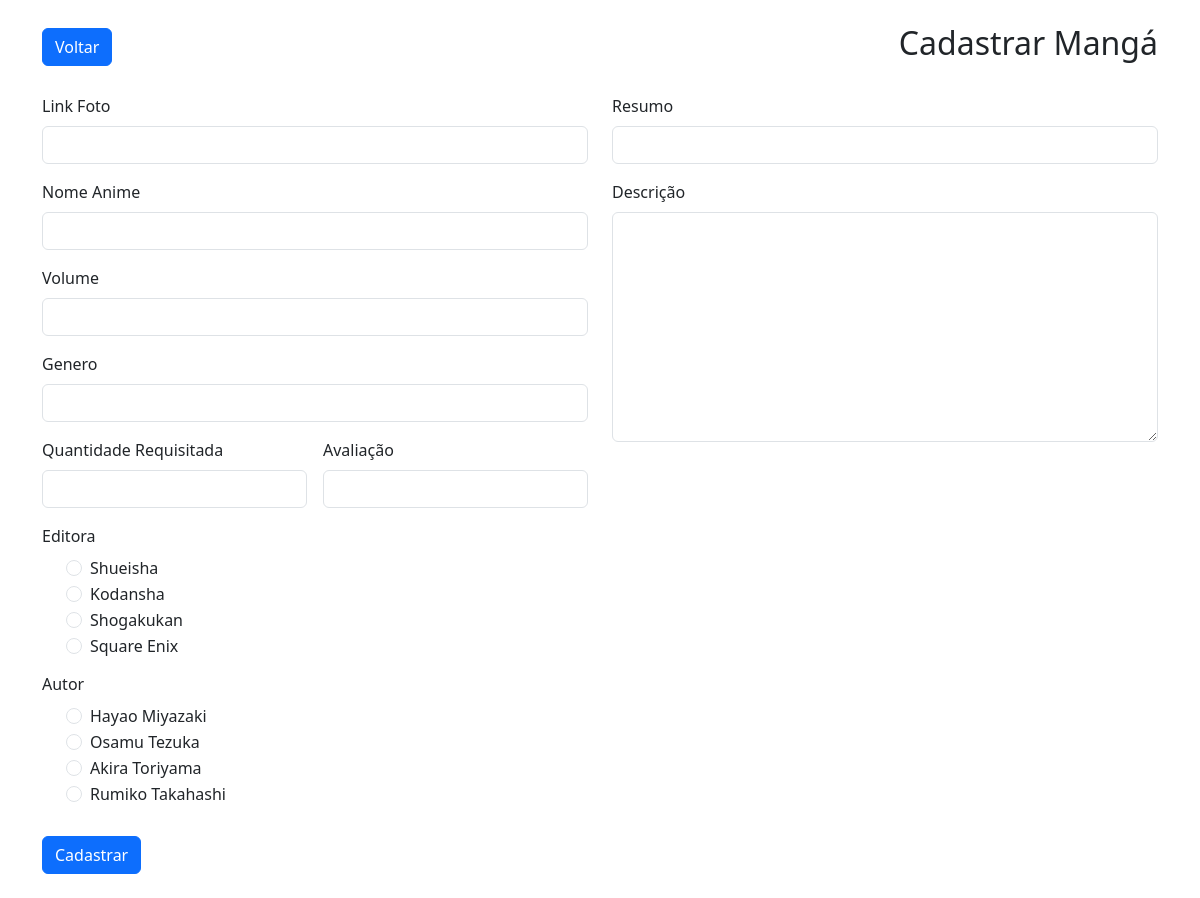
Page /VIEW/cadastrar-manga.php on the earlier database version.
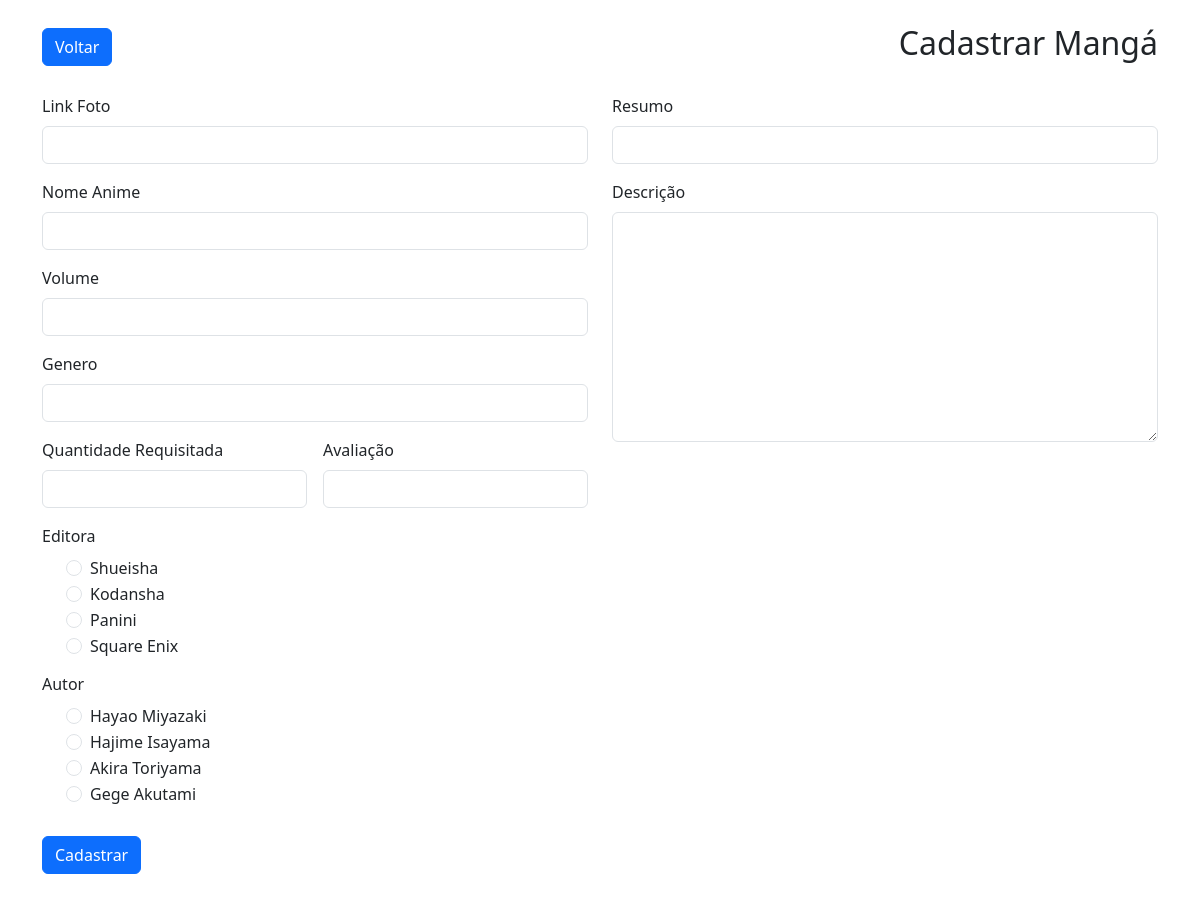
Same page on the later database version.
### tables this page shows
CREATE TABLE `editora` (
    `id` int(11) NOT NULL AUTO_INCREMENT,
    `nome` varchar(50) NOT NULL,
    `cnpj` varchar(14) NOT NULL,
    PRIMARY KEY (`id`)
);

CREATE TABLE `autor` (
    `id` int(11) NOT NULL AUTO_INCREMENT,
    `nome` varchar(50) NOT NULL,
    `idade` int(11) NOT NULL,
    PRIMARY KEY (`id`)
);

### DATA/EditoraDATA.php (called while the page is built, shortened)
<?php
    include_once '../DATA/Conexao.php';
    include_once '../MODEL/Editora.php';
    class EditoraDATA{
        public function Select(){
            $scriptSql = "SELECT * FROM editora WHERE excluido=0;";
            $conexao = Conexao::conectarComDB();
            $todosOsRegistros = $conexao->query($scriptSql);
            foreach($todosOsRegistros as $registroUnico){
                $editora = new \MODEL\Editora();
                $editora->setId($registroUnico['id']);
                $editora->setNome($registroUnico['nome']);
                $editora->setCnpj($registroUnico['cnpj']);
                $listaDeEditoras[] = $editora;
            }
            return isset($listaDeEditoras) ? $listaDeEditoras : NULL;
        }
    }
?>

### BUSINESS/EditoraService.php (called while the page is built, shortened)
<?php
    include_once '../DATA/EditoraDATA.php';
    class EditoraService{
        public function SelectAll(){
            $DataEditora = new \DATA\EditoraDATA;
            $listaDeEditoras = $DataEditora->Select();
            if(isset($listaDeEditoras)){
                return $listaDeEditoras;
            } else {
            }
        }
    }
?>

### DATA/Conexao.php (called while the page is built, shortened)
<?php
    class Conexao{
        private static $dbNome = 'db';
        private static $dbHost = '127.0.0.1';
        private static $dbUsuario = 'root';
        private static $dbSenha = '12345';
        private static $cont = null;
        public static function conectarComDB(){
            if(self::$cont == null){
                try{
                    self::$cont = new PDO("mysql:host=" . self::$dbHost . ";dbname=" . self::$dbNome,  self::$dbUsuario , self::$dbSenha);
                } catch (\PDOException $exception) {
                    die ($exception->getMessage());
                }
            }
            return self::$cont;
        }
        public static function desconectarComDB(){
            self::$cont = null;
            return self::$cont;
        }
}
?>

### MODEL/Editora.php (called while the page is built, shortened)
<?php
    class Editora{
        private ?int $id;
        private ?string $nome;
        public function getId(){
            return $this->id;
        }
        public function setId(int $id){
            $this->id = $id;
        }
        public function getNome(){
            return $this->nome;
        }
        public function setNome(string $nome){
            $this->nome = $nome;
        }
    }

### DATA/AutorDATA.php (called while the page is built, shortened)
<?php
    include_once '../DATA/Conexao.php';
    include_once '../MODEL/Autor.php';
    class AutorDATA
    {
        public function Select()
        {
            $scriptSql = "SELECT * FROM autor WHERE excluido=0;";
            $conexao = Conexao::conectarComDB();
            $todosOsRegistros = $conexao->query($scriptSql);
            foreach($todosOsRegistros as $registroUnico){
                $autor = new \MODEL\Autor();
                $autor->setId($registroUnico['id']);
                $autor->setNome($registroUnico['nome']);
                $autor->setIdade($registroUnico['idade']);
                $listaDeAutores[] = $autor;
            }
            return isset($listaDeAutores) ? $listaDeAutores : NULL;
        }
    }
?>

### BUSINESS/AutorService.php (called while the page is built, shortened)
<?php
    include_once '../DATA/AutorDATA.php';
    class AutorService{
        public function SelectAll(){
            $DataAutor = new \DATA\AutorDATA;
            $listaDeAutores = $DataAutor->Select();
            if(empty($listaDeAutores)){
                echo "nenhum autor cadastrado";
            } else {
                return $listaDeAutores;
            }
        }
    }
?>

### MODEL/Autor.php (called while the page is built, shortened)
<?php
    class Autor{
        private ?int $id;
        private ?string $nome;
        public function getId(){
            return $this->id;
        }
        public function setId(int $id){
            $this->id = $id;
        }
        public function getNome(){
            return $this->nome;
        }
        public function setNome(string $nome){
            $this->nome = $nome;
        }
    }
?>

### VIEW/cadastrar-manga.php (the view, shortened to what the changed rows need)
<?php
    include_once "../BUSINESS/EditoraService.php";
    include_once "../MODEL/Editora.php";
    include_once "../BUSINESS/AutorService.php";
    include_once "../MODEL/Autor.php";
?>
<!DOCTYPE html>
<html lang="pt-BR">
<head>
    <link href="https://cdn.jsdelivr.net/npm/bootstrap@5.3.0-alpha1/dist/css/bootstrap.min.css" rel="stylesheet">
</head>
<body>
    <div class="container my-4">
        <div class="d-flex justify-content-between align-items-center mb-4">
            <h2>Cadastrar Mangá</h2>
        </div>
        <form method="POST">
            <div class="row mb-3">
                <div class="col-md-6">
                    <div class="mb-3 mt-3">
                        <div class="form-check overflow-auto" style="height: 100px;">
                            <?php
                            $listaDeEditoras = ((new BUSINESS\EditoraService())->SelectAll());
                            if ($listaDeEditoras) {
                                foreach ($listaDeEditoras as $editora) {
                                    echo "<div class='form-check'>
                                    <input class='form-check-input' type='radio' required id='input-editora' name='input-editora' value='" . htmlspecialchars($editora->getId()) . "'>
                                    <label class='form-check-label'>" . htmlspecialchars($editora->getNome()) . "</label>
                                    </div>";
                                }
                            } else {
                                echo "<p>Não existem Editoras!<br> crie uma editora para continuar!</p>";
                            }
                            ?>
                        </div>
                    </div>
                    <div class="mb-3">
                        <div class="form-check overflow-auto" style="height: 100px;">
                            <?php
                            $listaDeAutores = ((new BUSINESS\AutorService())->SelectAll());
                            if ($listaDeAutores) {
                                foreach ($listaDeAutores as $autor) {
                                    echo "<div class='form-check'>
                                    <input class='form-check-input' required type='radio' id='input-autor' name='input-autor' value='" . htmlspecialchars($autor->getId()) . "'>
                                    <label class='form-check-label'>" . htmlspecialchars($autor->getNome()) . "</label>
                                    </div>";
                                }
                            } else {
                                echo "<p>Não existem Autores!<br> crie um Autor para continuar!</p>";
                            }
                            ?>
                        </div>
                    </div>
                </div>
            </div>
        </form>
    </div>
</body>
</html>

Differences in the rows shown:
changed editora: nome "Shogakukan" → "Panini"
changed autor: nome "Osamu Tezuka" → "Hajime Isayama"
changed autor: nome "Rumiko Takahashi" → "Gege Akutami"
